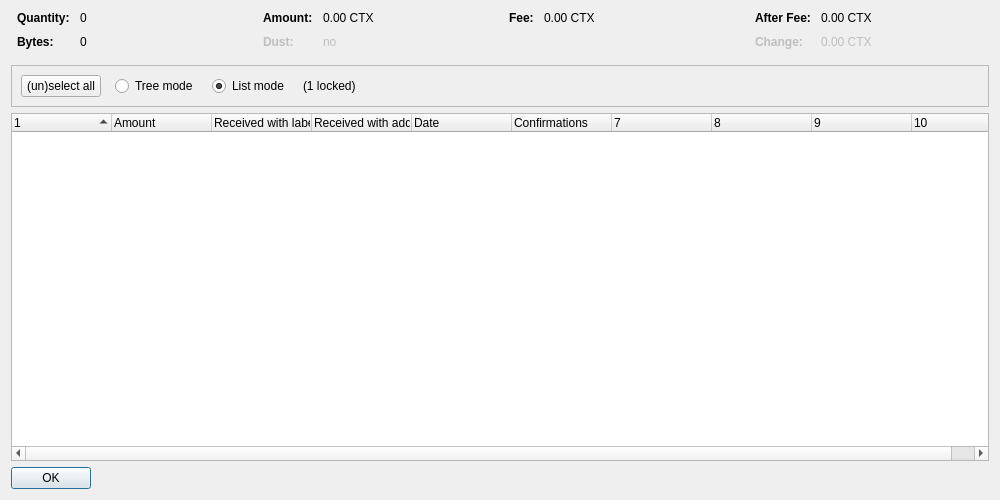
<?xml version="1.0" encoding="UTF-8"?>
<ui version="4.0">
 <class>CoinControlDialog</class>
 <widget class="QDialog" name="CoinControlDialog">
  <property name="geometry">
   <rect>
    <x>0</x>
    <y>0</y>
    <width>1000</width>
    <height>500</height>
   </rect>
  </property>
  <property name="windowTitle">
   <string>Coin Selection</string>
  </property>
  <layout class="QVBoxLayout" name="verticalLayout">
   <item>
    <layout class="QHBoxLayout" name="horizontalLayoutTop" stretch="0,0,0,0">
     <property name="topMargin">
      <number>0</number>
     </property>
     <property name="bottomMargin">
      <number>10</number>
     </property>
     <item>
      <layout class="QFormLayout" name="formLayoutCoinControl1">
       <property name="horizontalSpacing">
        <number>10</number>
       </property>
       <property name="verticalSpacing">
        <number>10</number>
       </property>
       <property name="leftMargin">
        <number>6</number>
       </property>
       <property name="rightMargin">
        <number>6</number>
       </property>
       <item row="0" column="0">
        <widget class="QLabel" name="labelCoinControlQuantityText">
         <property name="font">
          <font>
           <weight>75</weight>
           <bold>true</bold>
          </font>
         </property>
         <property name="text">
          <string>Quantity:</string>
         </property>
        </widget>
       </item>
       <item row="0" column="1">
        <widget class="QLabel" name="labelCoinControlQuantity">
         <property name="cursor">
          <cursorShape>IBeamCursor</cursorShape>
         </property>
         <property name="contextMenuPolicy">
          <enum>Qt::ActionsContextMenu</enum>
         </property>
         <property name="text">
          <string notr="true">0</string>
         </property>
         <property name="textInteractionFlags">
          <set>Qt::LinksAccessibleByMouse|Qt::TextSelectableByKeyboard|Qt::TextSelectableByMouse</set>
         </property>
        </widget>
       </item>
       <item row="1" column="0">
        <widget class="QLabel" name="labelCoinControlBytesText">
         <property name="font">
          <font>
           <weight>75</weight>
           <bold>true</bold>
          </font>
         </property>
         <property name="text">
          <string>Bytes:</string>
         </property>
        </widget>
       </item>
       <item row="1" column="1">
        <widget class="QLabel" name="labelCoinControlBytes">
         <property name="cursor">
          <cursorShape>IBeamCursor</cursorShape>
         </property>
         <property name="contextMenuPolicy">
          <enum>Qt::ActionsContextMenu</enum>
         </property>
         <property name="text">
          <string notr="true">0</string>
         </property>
         <property name="textInteractionFlags">
          <set>Qt::LinksAccessibleByMouse|Qt::TextSelectableByKeyboard|Qt::TextSelectableByMouse</set>
         </property>
        </widget>
       </item>
      </layout>
     </item>
     <item>
      <layout class="QFormLayout" name="formLayoutCoinControl2">
       <property name="horizontalSpacing">
        <number>10</number>
       </property>
       <property name="verticalSpacing">
        <number>10</number>
       </property>
       <property name="leftMargin">
        <number>6</number>
       </property>
       <property name="rightMargin">
        <number>6</number>
       </property>
       <item row="0" column="0">
        <widget class="QLabel" name="labelCoinControlAmountText">
         <property name="font">
          <font>
           <weight>75</weight>
           <bold>true</bold>
          </font>
         </property>
         <property name="text">
          <string>Amount:</string>
         </property>
        </widget>
       </item>
       <item row="0" column="1">
        <widget class="QLabel" name="labelCoinControlAmount">
         <property name="cursor">
          <cursorShape>IBeamCursor</cursorShape>
         </property>
         <property name="contextMenuPolicy">
          <enum>Qt::ActionsContextMenu</enum>
         </property>
         <property name="text">
          <string notr="true">0.00 CTX</string>
         </property>
         <property name="textInteractionFlags">
          <set>Qt::LinksAccessibleByMouse|Qt::TextSelectableByKeyboard|Qt::TextSelectableByMouse</set>
         </property>
        </widget>
       </item>
       <item row="1" column="0">
        <widget class="QLabel" name="labelCoinControlLowOutputText">
         <property name="enabled">
          <bool>false</bool>
         </property>
         <property name="font">
          <font>
           <weight>75</weight>
           <bold>true</bold>
          </font>
         </property>
         <property name="text">
          <string>Dust:</string>
         </property>
        </widget>
       </item>
       <item row="1" column="1">
        <widget class="QLabel" name="labelCoinControlLowOutput">
         <property name="enabled">
          <bool>false</bool>
         </property>
         <property name="cursor">
          <cursorShape>IBeamCursor</cursorShape>
         </property>
         <property name="contextMenuPolicy">
          <enum>Qt::ActionsContextMenu</enum>
         </property>
         <property name="text">
          <string notr="true">no</string>
         </property>
         <property name="textInteractionFlags">
          <set>Qt::LinksAccessibleByMouse|Qt::TextSelectableByKeyboard|Qt::TextSelectableByMouse</set>
         </property>
        </widget>
       </item>
      </layout>
     </item>
     <item>
      <layout class="QFormLayout" name="formLayoutCoinControl3">
       <property name="horizontalSpacing">
        <number>10</number>
       </property>
       <property name="verticalSpacing">
        <number>10</number>
       </property>
       <property name="leftMargin">
        <number>6</number>
       </property>
       <property name="rightMargin">
        <number>6</number>
       </property>
       <item row="0" column="0">
        <widget class="QLabel" name="labelCoinControlFeeText">
         <property name="font">
          <font>
           <weight>75</weight>
           <bold>true</bold>
          </font>
         </property>
         <property name="text">
          <string>Fee:</string>
         </property>
        </widget>
       </item>
       <item row="0" column="1">
        <widget class="QLabel" name="labelCoinControlFee">
         <property name="cursor">
          <cursorShape>IBeamCursor</cursorShape>
         </property>
         <property name="contextMenuPolicy">
          <enum>Qt::ActionsContextMenu</enum>
         </property>
         <property name="text">
          <string notr="true">0.00 CTX</string>
         </property>
         <property name="textInteractionFlags">
          <set>Qt::LinksAccessibleByMouse|Qt::TextSelectableByKeyboard|Qt::TextSelectableByMouse</set>
         </property>
        </widget>
       </item>
      </layout>
     </item>
     <item>
      <layout class="QFormLayout" name="formLayoutCoinControl4">
       <property name="horizontalSpacing">
        <number>10</number>
       </property>
       <property name="verticalSpacing">
        <number>10</number>
       </property>
       <property name="leftMargin">
        <number>6</number>
       </property>
       <property name="rightMargin">
        <number>6</number>
       </property>
       <item row="0" column="0">
        <widget class="QLabel" name="labelCoinControlAfterFeeText">
         <property name="font">
          <font>
           <weight>75</weight>
           <bold>true</bold>
          </font>
         </property>
         <property name="text">
          <string>After Fee:</string>
         </property>
        </widget>
       </item>
       <item row="0" column="1">
        <widget class="QLabel" name="labelCoinControlAfterFee">
         <property name="cursor">
          <cursorShape>IBeamCursor</cursorShape>
         </property>
         <property name="contextMenuPolicy">
          <enum>Qt::ActionsContextMenu</enum>
         </property>
         <property name="text">
          <string notr="true">0.00 CTX</string>
         </property>
         <property name="textInteractionFlags">
          <set>Qt::LinksAccessibleByMouse|Qt::TextSelectableByKeyboard|Qt::TextSelectableByMouse</set>
         </property>
        </widget>
       </item>
       <item row="1" column="0">
        <widget class="QLabel" name="labelCoinControlChangeText">
         <property name="enabled">
          <bool>false</bool>
         </property>
         <property name="font">
          <font>
           <weight>75</weight>
           <bold>true</bold>
          </font>
         </property>
         <property name="text">
          <string>Change:</string>
         </property>
        </widget>
       </item>
       <item row="1" column="1">
        <widget class="QLabel" name="labelCoinControlChange">
         <property name="enabled">
          <bool>false</bool>
         </property>
         <property name="cursor">
          <cursorShape>IBeamCursor</cursorShape>
         </property>
         <property name="contextMenuPolicy">
          <enum>Qt::ActionsContextMenu</enum>
         </property>
         <property name="text">
          <string notr="true">0.00 CTX</string>
         </property>
         <property name="textInteractionFlags">
          <set>Qt::LinksAccessibleByMouse|Qt::TextSelectableByKeyboard|Qt::TextSelectableByMouse</set>
         </property>
        </widget>
       </item>
      </layout>
     </item>
    </layout>
   </item>
   <item>
    <widget class="QFrame" name="frame">
     <property name="minimumSize">
      <size>
       <width>0</width>
       <height>40</height>
      </size>
     </property>
     <property name="frameShape">
      <enum>QFrame::StyledPanel</enum>
     </property>
     <property name="frameShadow">
      <enum>QFrame::Sunken</enum>
     </property>
     <layout class="QHBoxLayout" name="horizontalLayout">
      <item>
       <layout class="QHBoxLayout" name="horizontalLayoutPanel" stretch="0,0,0,0,0">
        <property name="spacing">
         <number>14</number>
        </property>
        <item>
         <widget class="QPushButton" name="pushButtonSelectAll">
          <property name="sizePolicy">
           <sizepolicy hsizetype="Maximum" vsizetype="Fixed">
            <horstretch>0</horstretch>
            <verstretch>0</verstretch>
           </sizepolicy>
          </property>
          <property name="text">
           <string>(un)select all</string>
          </property>
          <property name="autoDefault">
           <bool>false</bool>
          </property>
         </widget>
        </item>
        <item>
         <widget class="QRadioButton" name="radioTreeMode">
          <property name="sizePolicy">
           <sizepolicy hsizetype="Maximum" vsizetype="Fixed">
            <horstretch>0</horstretch>
            <verstretch>0</verstretch>
           </sizepolicy>
          </property>
          <property name="text">
           <string>Tree mode</string>
          </property>
         </widget>
        </item>
        <item>
         <widget class="QRadioButton" name="radioListMode">
          <property name="sizePolicy">
           <sizepolicy hsizetype="Maximum" vsizetype="Fixed">
            <horstretch>0</horstretch>
            <verstretch>0</verstretch>
           </sizepolicy>
          </property>
          <property name="text">
           <string>List mode</string>
          </property>
          <property name="checked">
           <bool>true</bool>
          </property>
         </widget>
        </item>
        <item>
         <widget class="QLabel" name="labelLocked">
          <property name="text">
           <string notr="true">(1 locked)</string>
          </property>
         </widget>
        </item>
        <item>
         <spacer name="horizontalSpacer">
          <property name="orientation">
           <enum>Qt::Horizontal</enum>
          </property>
          <property name="sizeHint" stdset="0">
           <size>
            <width>40</width>
            <height>20</height>
           </size>
          </property>
         </spacer>
        </item>
       </layout>
      </item>
     </layout>
    </widget>
   </item>
   <item>
    <widget class="CoinControlTreeWidget" name="treeWidget">
     <property name="contextMenuPolicy">
      <enum>Qt::CustomContextMenu</enum>
     </property>
     <property name="sortingEnabled">
      <bool>false</bool>
     </property>
     <property name="columnCount">
      <number>10</number>
     </property>
     <attribute name="headerShowSortIndicator" stdset="0">
      <bool>true</bool>
     </attribute>
     <attribute name="headerStretchLastSection">
      <bool>false</bool>
     </attribute>
     <column>
      <property name="text">
       <string/>
      </property>
     </column>
     <column>
      <property name="text">
       <string>Amount</string>
      </property>
     </column>
     <column>
      <property name="text">
       <string>Received with label</string>
      </property>
     </column>
     <column>
      <property name="text">
       <string>Received with address</string>
      </property>
     </column>
     <column>
      <property name="text">
       <string>Date</string>
      </property>
     </column>
     <column>
      <property name="text">
       <string>Confirmations</string>
      </property>
      <property name="toolTip">
       <string>Confirmed</string>
      </property>
     </column>
     <column>
      <property name="text">
       <string/>
      </property>
     </column>
     <column>
      <property name="text">
       <string/>
      </property>
     </column>
     <column>
      <property name="text">
       <string/>
      </property>
     </column>
     <column>
      <property name="text">
       <string/>
      </property>
     </column>
    </widget>
   </item>
   <item>
    <widget class="QDialogButtonBox" name="buttonBox">
     <property name="sizePolicy">
      <sizepolicy hsizetype="Maximum" vsizetype="Fixed">
       <horstretch>0</horstretch>
       <verstretch>0</verstretch>
      </sizepolicy>
     </property>
     <property name="orientation">
      <enum>Qt::Horizontal</enum>
     </property>
     <property name="standardButtons">
      <set>QDialogButtonBox::Ok</set>
     </property>
    </widget>
   </item>
  </layout>
 </widget>
 <customwidgets>
  <customwidget>
   <class>CoinControlTreeWidget</class>
   <extends>QTreeWidget</extends>
   <header>coincontroltreewidget.h</header>
  </customwidget>
 </customwidgets>
 <resources/>
 <connections/>
</ui>
